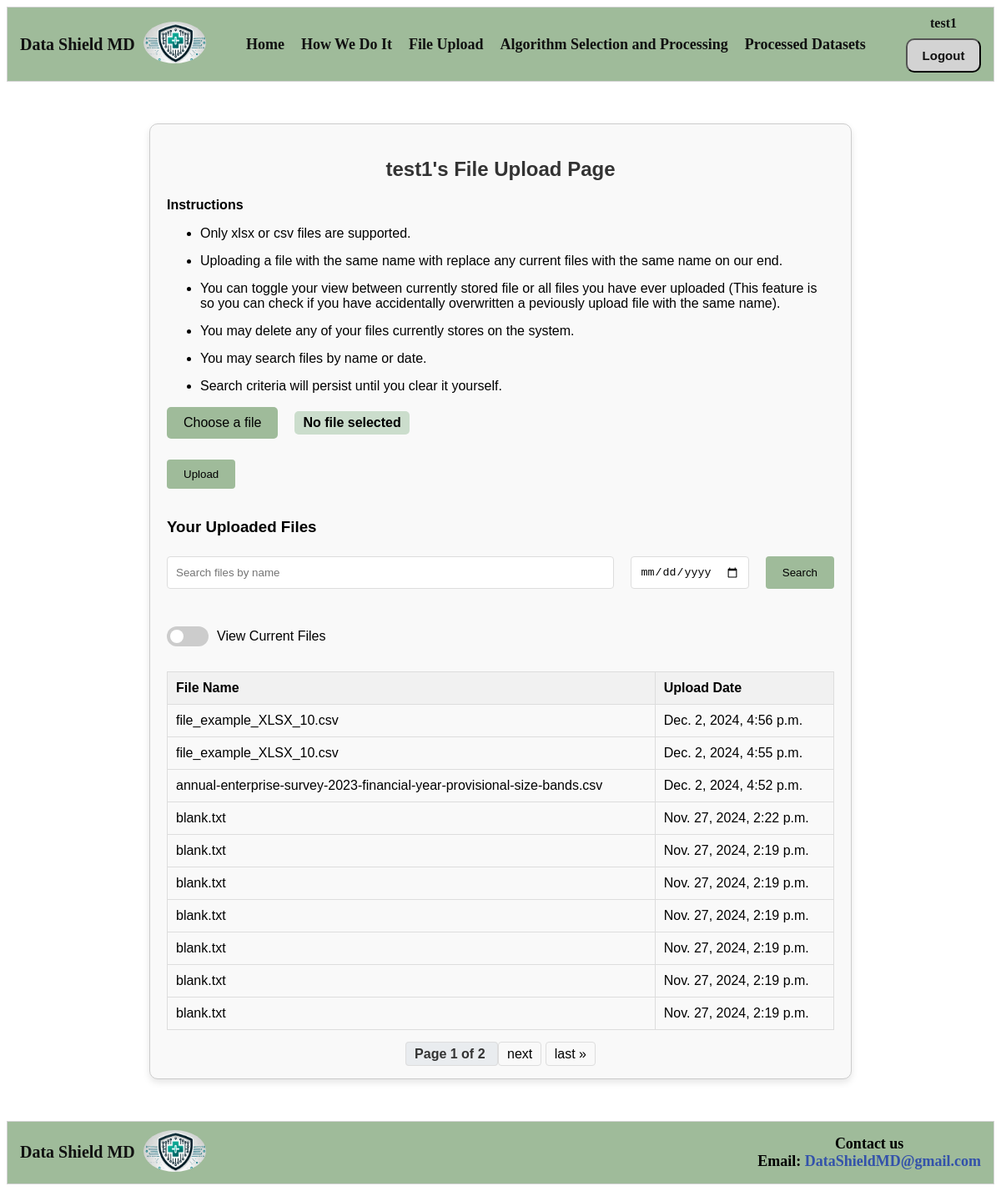
/upload/ (signed in), run on an earlier commit of the app's database.
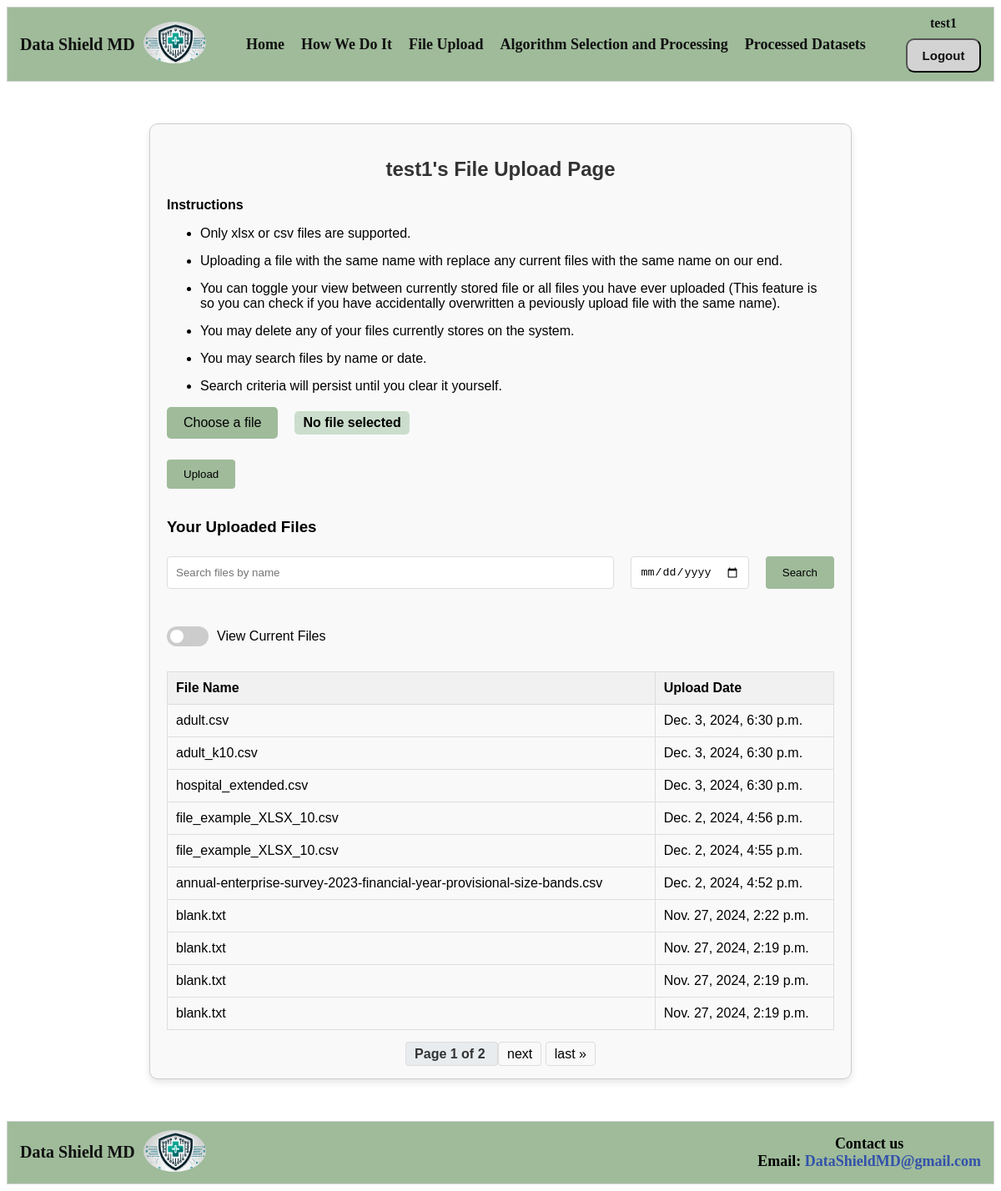
And on a later commit of the database.
### DataShieldMDApp/models.py (models this page shows, shortened)
class Dataset(models.Model):
    user = models.ForeignKey(User, on_delete=models.CASCADE)  # Links to the auth_user table
    filename = models.CharField(max_length=255)  # Original file name
    upload_date = models.DateTimeField(auto_now_add=True)  # Timestamp of upload
    file_path = models.CharField(max_length=255)  # Path to the uploaded file

### DataShieldMDApp/views.py (the view, shortened to what this page needs)
# urls.py: path('upload/', views.upload_file, name='upload_file'),
@login_required
def upload_file(request):
    form = FileUploadForm()
    if request.method == 'POST':
        if 'file' in request.FILES:
            form = FileUploadForm(request.POST, request.FILES)
            if form.is_valid():
                file = form.cleaned_data['file']
                user_dir = os.path.join(settings.MEDIA_ROOT, request.user.username, 'uploads')
                os.makedirs(user_dir, exist_ok=True)
                saved_filename = handle_uploaded_file(file, user_dir)
                Dataset.objects.create(
                    user=request.user,
                    filename=saved_filename,
                    file_path=os.path.join(user_dir, saved_filename)
                )
                messages.success(request, f"{file} was successfully uploaded!")
                return redirect('upload_file')  # Refresh the page
            else:
                messages.error(request, "Something went wrong uploading your file. Please try again.")
        else:
            messages.error(request, "No file was selected for upload. Please try again.")
        if 'delete_file' in request.POST:
            file_to_delete = request.POST.get('delete_file')
            user_dir = os.path.join(settings.MEDIA_ROOT, request.user.username, 'uploads')
            file_path = os.path.join(user_dir, file_to_delete)
            if os.path.exists(file_path):
                os.remove(file_path)  # Delete the file from the directory
            return redirect('upload_file')  # Refresh the page
    else:
        form = FileUploadForm()
    search_query = request.GET.get('search', '')
    search_date = request.GET.get('search_date', '')
    view_mode = request.GET.get('view_mode', '')
    uploaded_files = Dataset.objects.filter(user=request.user).order_by('-upload_date')
    if search_query:
        uploaded_files = uploaded_files.filter(filename__icontains=search_query)
    if search_date:
        try:
            search_date_obj = datetime.strptime(search_date, '%Y-%m-%d')
            uploaded_files = uploaded_files.filter(upload_date__date=search_date_obj.date())
        except ValueError:
            pass  # Ignore invalid date inputs
    paginator = Paginator(uploaded_files, 10)
    page_number = request.GET.get('page')
    page_obj = paginator.get_page(page_number)
    return render(request, 'file_upload.html', {
        'form': form,
        'page_obj': page_obj,
        'search_query': search_query,
        'search_date': search_date,
        'view_mode': view_mode,
    })

### DataShieldMDApp/forms.py (shortened to what this page needs)
class FileUploadForm(forms.Form):
    file = forms.FileField(required=True,label="Select a file")

### DataShieldMDApp/templates/file_upload.html (shortened to what this page needs)
{% extends 'partials/base.html' %}
{% block content %}
<div class="file-upload-container">
    <h2>{{ user.username }}'s File Upload Page</h2>
    <p><b>Instructions</b></p>
    <ul>
        <li>Only xlsx or csv files are supported.</li>
        <li>Uploading a file with the same name with replace any current files with the same name on our end.</li>
        <li>You can toggle your view between currently stored file or all files you have ever uploaded (This feature is so you can check if you have accidentally overwritten a peviously upload file with the same name).</li>
        <li>You may delete any of your files currently stores on the system.</li>
        <li>You may search files by name or date.</li>
        <li>Search criteria will persist until you clear it yourself.</li>
    </ul>
    <form method="post" enctype="multipart/form-data">
        <div class="file-upload">
            <label for="file-input" class="file-label">Choose a file</label>
            <span id="file-name">No file selected</span>
        </div>
        <button type="submit" class="btn">Upload</button>
    </form>
    <h3>Your Uploaded Files</h3>
    <form method="get" class="search-form">
        <div class="search-row">
            <input type="text" name="search" placeholder="Search files by name" value="{{ request.GET.search }}">
            <input type="date" name="search_date" placeholder="Search by date" value="{{ request.GET.search_date }}">
            <button type="submit" class="btn">Search</button>
        </div>
        <div class="toggle-switch">
            <label class="switch">
                <span class="slider"></span>
            </label>
            <span>View Current Files</span>
        </div>
    </form>
    <table>
        <thead>
            <tr>
                <th>File Name</th>
                <th>Upload Date</th>
            </tr>
        </thead>
        <tbody>
            {% for file in page_obj.object_list %}
            <tr>
                <td>{{ file.filename }}</td>
                <td>{{ file.upload_date }}</td>
            </tr>
            {% empty %}
            <tr>
                <td colspan="{% if view_mode == 'current' %}3{% else %}2{% endif %}" class="empty">No files found</td>
            </tr>
            {% endfor %}
        </tbody>
    </table>
    <div class="pagination">
        <span class="step-links">
            <span class="current">
                Page {{ page_obj.number }} of {{ page_obj.paginator.num_pages }}
            </span>
            {% if page_obj.has_next %}
                <a href="?page={{ page_obj.next_page_number }}{% if search_query %}&search={{ search_query }}{% endif %}">next</a>
                <a href="?page={{ page_obj.paginator.num_pages }}{% if search_query %}&search={{ search_query }}{% endif %}">last &raquo;</a>
            {% endif %}
        </span>
    </div>
</div>
{% endblock %}

### DataShieldMDApp/templates/partials/base.html (shortened to what this page needs)
<!DOCTYPE html>
<html lang="en">
  <head>
    {% load static %}
    <link
      rel="stylesheet"
      href="{% static 'css/style.css' %}"
    />
  </head>
  <body>
    {% include "partials/header.html" %}
    <main>
       {% block content %}
       {% endblock %}
    </main>
    {% include "partials/footer.html" %}
  </body>
</html>

### DataShieldMDApp/templates/partials/header.html
{% load static %}
<nav class="navbar-header">
    <div class="logo-section">
        <span>Data Shield MD</span>
        <div class="logo">
            <img src="{% static 'img/DataShieldMDlogo.jpg' %}" alt="Data Shield MD Logo">
        </div>
    </div>
    <div class="center-section">
        {% if user.is_authenticated %}
            <ul>
                <li><a href="{% url 'home' %}">Home</a></li>
                <li><a href="{% url 'how_we_do_it' %}">How We Do It</a></li>
                <li><a href="{% url 'upload_file' %}">File Upload</a></li>
                <li><a href="{% url 'algorithm_selection' %}">Algorithm Selection and Processing</a></li>
                <li><a href="{% url 'processed_datasets' %}">Processed Datasets</a></li>
            </ul>
        {% else %}
            <ul>
                <li><a href="{% url 'home' %}">Home</a></li>
                <li><a href="{% url 'how_we_do_it' %}">How We Do It</a></li>
            </ul>
        {% endif %}
    </div>
    <div class="auth-section">
        {% if user.is_authenticated %}
            <div class="user-info">
                <span class="username">{{ user.username }}</span>
                <button class="auth-btn"><a href="{% url 'logout' %}">Logout</a></button>
            </div>
        {% else %}
            <button class="auth-btn"><a href="{% url 'login' %}">Login</a></button>
            <button class="auth-btn"><a href="{% url 'register' %}">Register</a></button>
        {% endif %}
    </div>
</nav>

### DataShieldMDApp/templates/partials/footer.html
{% load static %}
<nav class="navbar-footer">
    <div class="navdiv">
        <div class="logo-section">
            <span>Data Shield MD</span>
            <div class="logo">
                <img src="{% static 'img/DataShieldMDlogo.jpg' %}" alt="Data Shield MD Logo">
            </div>
        </div>
        <div class="contact-info">
            <p class="contact-us">Contact us</p>
            <p>Email: <a href="mailto:DataShieldMD@gmail.com">DataShieldMD@gmail.com</a></p>
        </div>
    </div>
 </nav>

What changed in the data, as far as the page shows it:
no longer on this page (row unchanged): Dataset: filename "blank.txt", upload_date "Nov. 27, 2024, 2:19 p.m."
no longer on this page (row unchanged): Dataset: filename "blank.txt", upload_date "Nov. 27, 2024, 2:19 p.m."
no longer on this page (row unchanged): Dataset: filename "blank.txt", upload_date "Nov. 27, 2024, 2:19 p.m."
added Dataset: filename "adult.csv", upload_date "Dec. 3, 2024, 6:30 p.m."
added Dataset: filename "adult_k10.csv", upload_date "Dec. 3, 2024, 6:30 p.m."
added Dataset: filename "hospital_extended.csv", upload_date "Dec. 3, 2024, 6:30 p.m."
